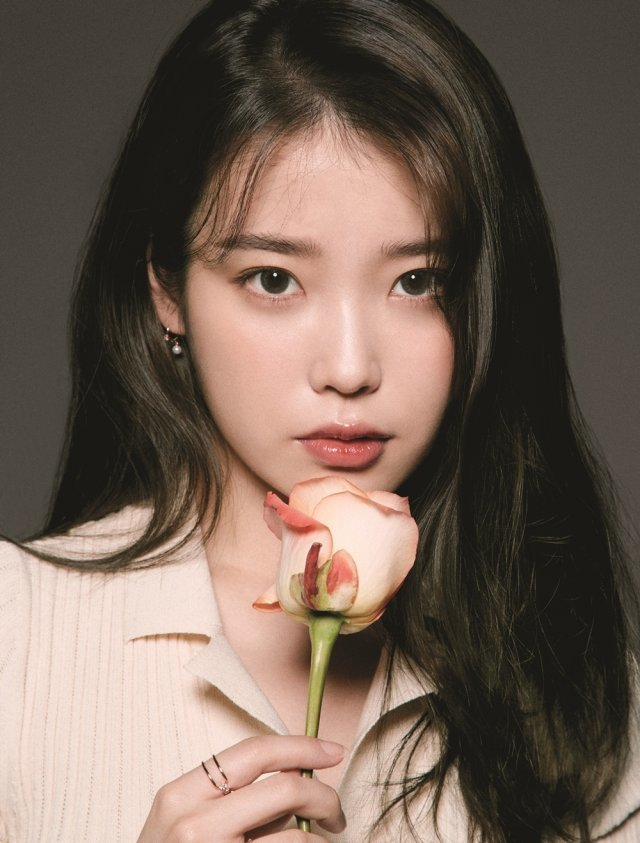
#> input picture HELLO_PYTHON/day16/images/iu.jpg, 640 x 843 px
$ python mycvtest01.py
#> lines starting #> are read from the running program, lines starting #| are printed output that depends on the picture
import cv2

# 이미지 읽기
img_source = cv2.imread('images/iu.jpg', 1)
#> img_source is the input picture: shape (843, 640, 3); mean B, G, R 86.6, 98.4, 115.5
h,w = img_source.shape[:2]
#> h = 843; w = 640
crop_img = img_source[450:750,220:480]
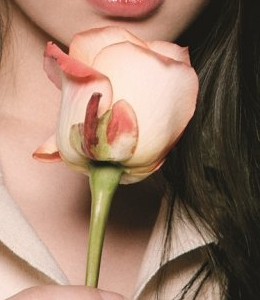
#> crop_img: shape (300, 260, 3); mean B, G, R 103.5, 121.5, 151.1
# 이미지 화면에 표시
cv2.imwrite('images/rose.png',crop_img)
cv2.imshow('IU', crop_img)
cv2.waitKey(0)
# 이미지 윈도우 삭제
cv2.destroyAllWindows()
